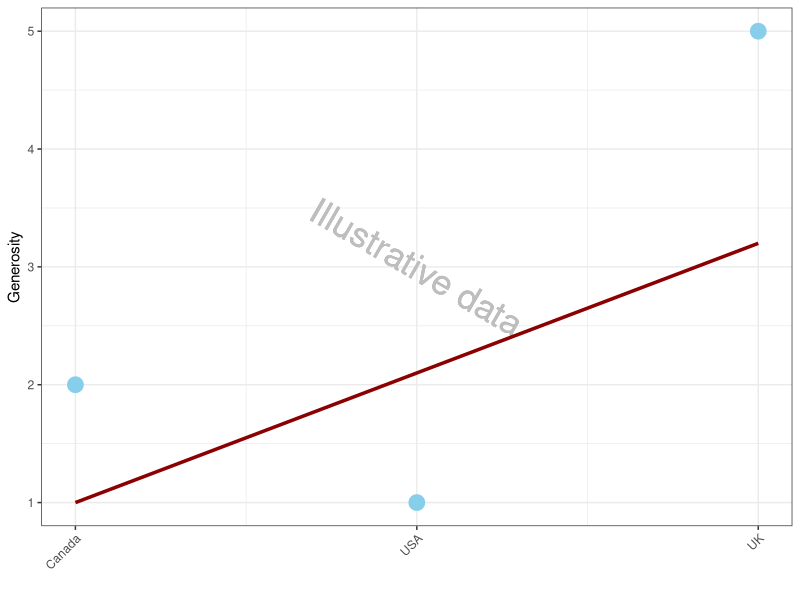

The R source for this figure:
## ---- chunk 1
# 20 minute talk, share with Paul

knitr::opts_chunk$set(echo = FALSE, warning=FALSE, message=FALSE, error=FALSE, comment='', dpi=400, fig.align = 'center')
options(htmltools.dir.version = FALSE)
library(ggplot2)
library(dplyr)
## ---- chunk 2
knitr::include_graphics("https://www.bmj.com/content/bmj/351/bmj.h4992/F1.large.jpg")
## ---- chunk 3
# example plot of categories versus linear
example = data.frame(country = 1:3, category = c(2, 1, 5), linear=c(1,2.1,3.2)) 
gplot = ggplot(data=example, aes(x=country, y=category))+
  geom_text(aes(x=2, y=3, label='Illustrative data'), col='grey', angle=-30, size=9)+
  geom_point(size=5, colour='sky blue')+
  geom_line(aes(x=country, y=linear), size=1.2, colour='dark red')+
  scale_x_continuous(breaks=1:3, labels=c('Canada','USA','UK'))+
  xlab('')+
  ylab('Generosity')+
  theme_bw()+
  theme(axis.text.x = element_text(angle=45, hjust = 1))
jpeg('figures/religious.jpg', width=5, height=2.2, units='in', res=400, quality = 100)
print(gplot)
invisible(dev.off())
## ---- chunk 4
knitr::include_graphics("https://raw.githubusercontent.com/agbarnett/talks/master/waste/figures/religious.jpg")
## ---- chunk 5
knitr::include_graphics("https://raw.githubusercontent.com/agbarnett/talks/master/waste/figures/Grayson1.jpg")
## ---- chunk 6
knitr::include_graphics("https://raw.githubusercontent.com/agbarnett/talks/master/waste/figures/Grayson2.jpg")
## ---- chunk 7
# from usydney.Rmd
knitr::include_graphics("https://raw.githubusercontent.com/agbarnett/talks/master/waste/figures/patient_times.jpg")
## ---- chunk 8
knitr::include_graphics("https://raw.githubusercontent.com/agbarnett/talks/master/waste/figures/black_box.jpg")
## ---- chunk 9
knitr::include_graphics("https://raw.githubusercontent.com/agbarnett/talks/master/AIMOS/figures/cakes.jpg")
## ---- chunk 10
knitr::include_graphics("https://raw.githubusercontent.com/agbarnett/talks/master/waste/figures/BarnettAppendixFig2.jpg")
## ---- chunk 11
knitr::include_graphics("https://raw.githubusercontent.com/agbarnett/talks/master/AIMOS/figures/SwannTweet1.jpg")
## ---- chunk 12
knitr::include_graphics("https://raw.githubusercontent.com/agbarnett/talks/master/AIMOS/figures/SwannTweet2.jpg")
## ---- chunk 13
knitr::include_graphics("https://www.penguin.co.uk/content/dam/prh/books/294/294857/9780241398630.jpg.transform/PRHDesktopWide_small/image.jpg")
## ---- chunk 14
knitr::include_graphics("http://www.bca.edu.au/images/bannerlarge1.3.gif")
## ---- chunk 15
knitr::include_graphics("https://upload.wikimedia.org/wikipedia/commons/1/12/Doug_altman.jpeg")
## ---- chunk 16
knitr::include_graphics("https://raw.githubusercontent.com/agbarnett/talks/master/waste/figures/news_story1.png")
## ---- chunk 17
knitr::include_graphics("https://raw.githubusercontent.com/agbarnett/talks/master/waste/figures/news_story2.png")
